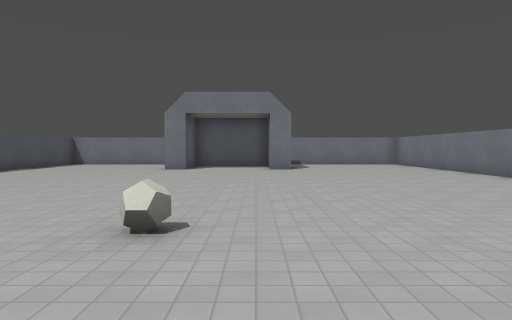
View 1 (above)

16 first-person views from a walk through a level from a Godot 3-D game. The camera is 1.5 m above the floor, tilts 2° down and sees 75° across. The floor is counted in squares, 2 m on a side. Each view is taken from the middle of a square. On the plan, view 1 faces up. The plan holds only what a view shows up to about 11 squares ahead; the rest is blank. Surface patterns are stand-ins for the level's own textures.

View 2
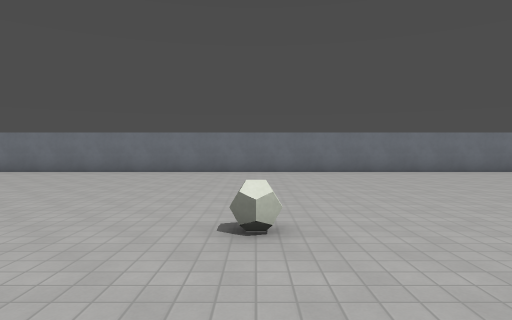

View 3
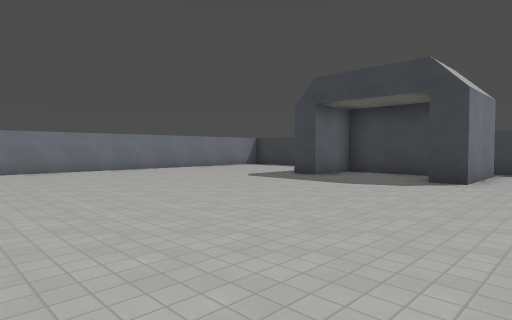

View 4
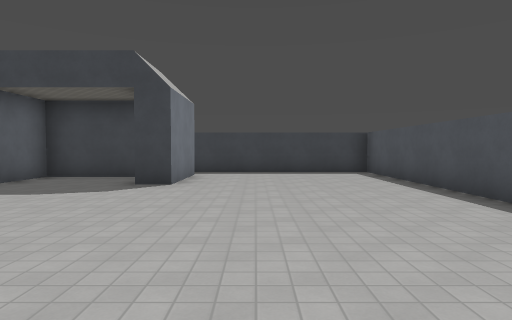

View 5
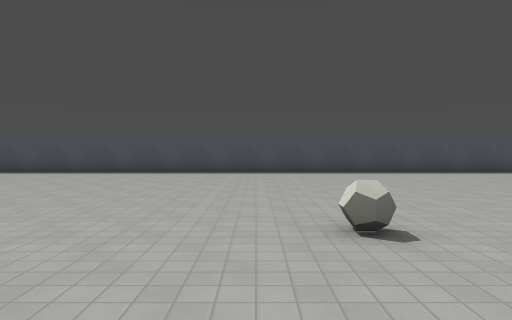

View 6
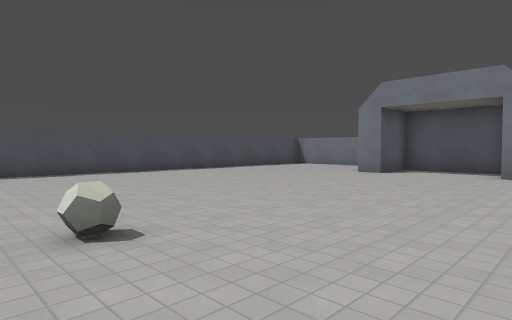

View 7
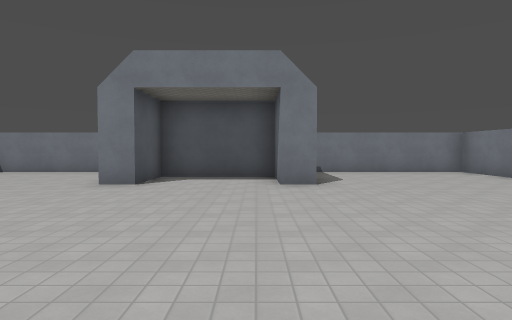

View 8
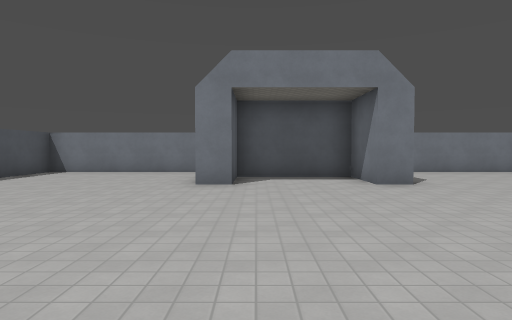

View 9
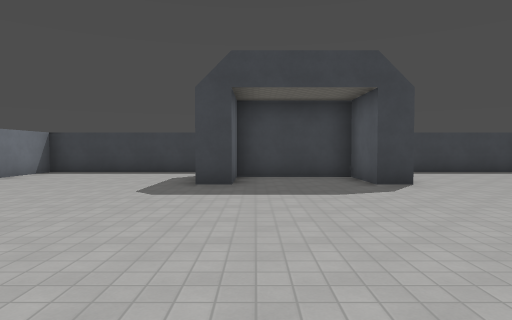

View 10
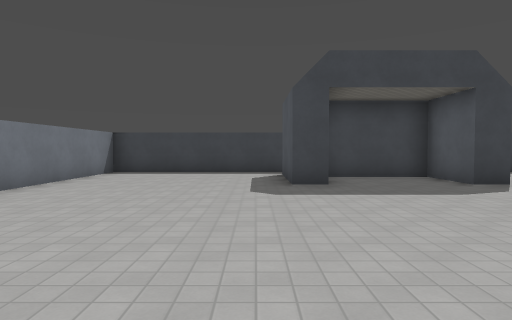

View 11
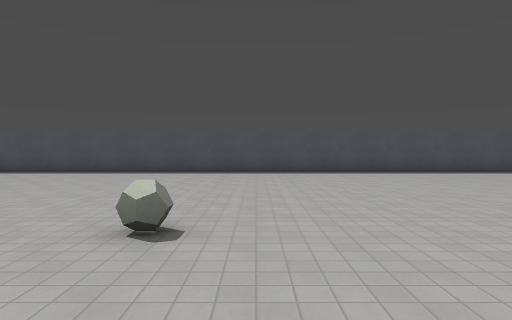

View 12
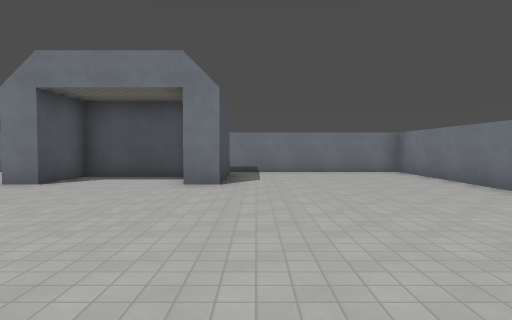

View 13
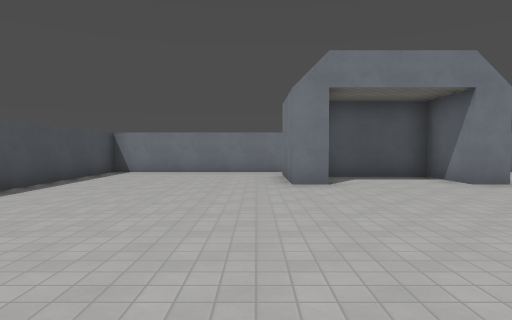

View 14
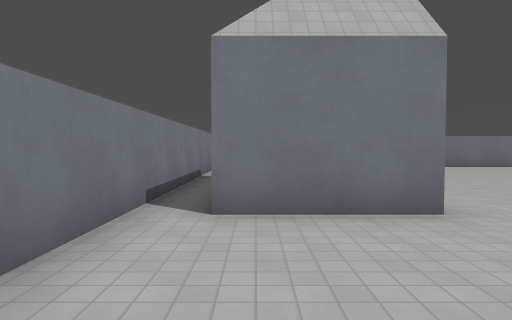

View 15
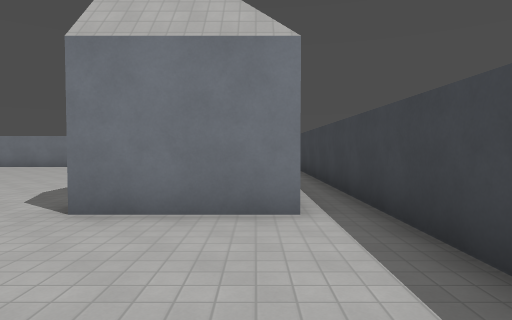

View 16
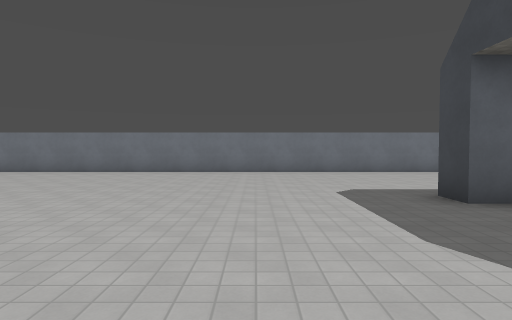

### Floor plan
Points are (right, up) in squares from view 1. A wall is a line through its corners. A room is listed if a view was taken in it or the views show most of it. See-through windows are left out.
Room 1 (views 1, 2, 3, 4, 5, 6, 7, 8, 9, 10, 11, 12, 13, 14, 15, 16)
walls: (1.2, 14.4) (1.2, 11.9) (0.5, 11.9) (0.5, 13.8) (-2.5, 13.8) (-2.5, 11.9) (-3.3, 11.9) (-3.3, 14.5); (-3.3, -8.6) (-3.3, -5.9) (-2.5, -5.9) (-2.5, -7.8) (0.5, -7.8) (0.5, -5.9) (1.2, -5.9) (1.2, -8.2); (-8.5, -9.5) (6.5, -9.5) (6.5, 15.5) (-8.5, 15.5) (-8.5, -9.5)
objects: ball (-1, 3)

Where each view was taken, in squares from view 1:
view 1: 0 up, 0 right, facing up
view 2: 3 up, 4 left, facing right
view 3: 2 up, 5 left, facing down-right
view 4: 1 up, 5 left, facing down
view 5: 2 up, 2 right, facing left
view 6: 2 up, 2 right, facing up-left
view 7: 5 up, 0 right, facing up
view 8: 5 up, 2 left, facing up
view 9: 1 up, 0 right, facing down
view 10: 1 up, 2 right, facing down
view 11: 4 up, 2 right, facing left
view 12: 5 up, 2 right, facing up
view 13: 5 up, 4 left, facing up
view 14: 14 up, 7 left, facing right
view 15: 8 down, 7 left, facing right
view 16: 3 down, 4 left, facing right
